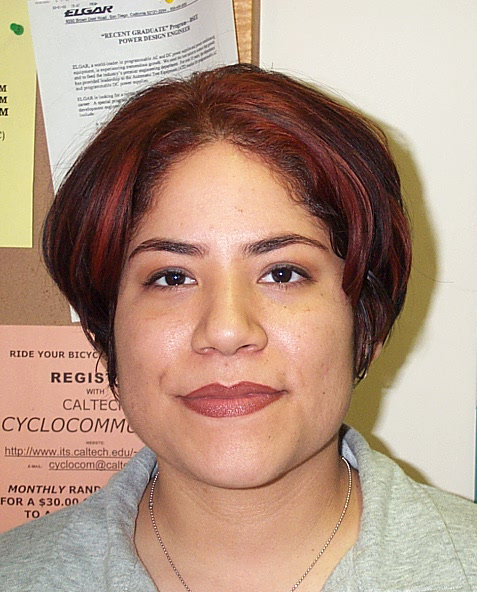
%> input picture code/Images/db0_1.jpg, 477 x 592 px
$ octave --eval "result = detect_skin_face(imread('Images/db0_1.jpg'));"   (GNU Octave 9; MATLAB toolbox functions it lacks are replaced by stand-ins)
%> lines starting %> are read from the running program, lines starting %| are printed output that depends on the picture; in (x1, y1, x2, y2) boxes, pixels count from 0 and x2, y2 are one past the last pixel; in counts of white or black regions, pixels touching at a corner belong together; the program's own positions count from 1
function skin_mask = detect_skin_face(img)

    [rows, cols, ~] = size(img);
%> rows = 592; cols = 477

    ycbcr_img = rgb2ycbcr(img);
%> ycbcr_img: size 592x477x3 uint8; mean of channels 1, 2, 3 151.7, 115.8, 142.1
    Cb = double(ycbcr_img(:,:,2));
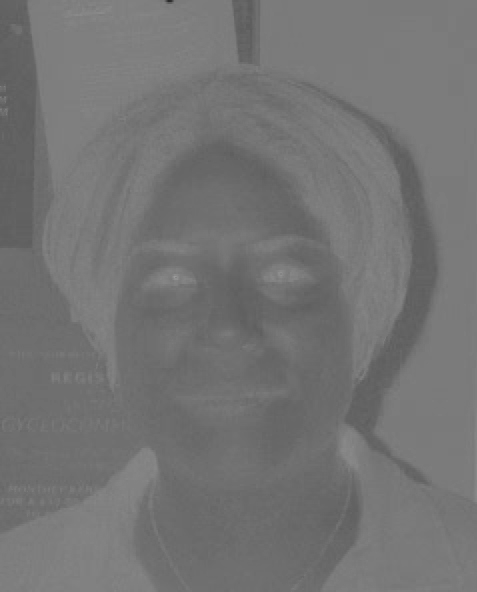
%> Cb: size 592x477 double; min 42, max 154, mean 115.8
    Cr = double(ycbcr_img(:,:,3));
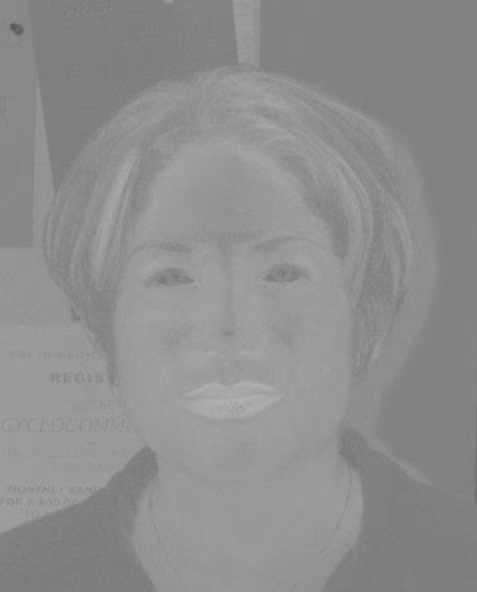
%> Cr: size 592x477 double; min 90, max 176, mean 142.1

    m = [110; 150];
    C = [100, 50; 50, 100];
    C_inv = inv(C);

    skin_prob_map = zeros(rows, cols);

    for i = 1:rows
        for j = 1:cols
            x = [Cb(i,j); Cr(i,j)];
            diff = x - m;
            exponent = -0.5 * (diff' * C_inv * diff);
            skin_prob_map(i,j) = exp(exponent);
        end
    end
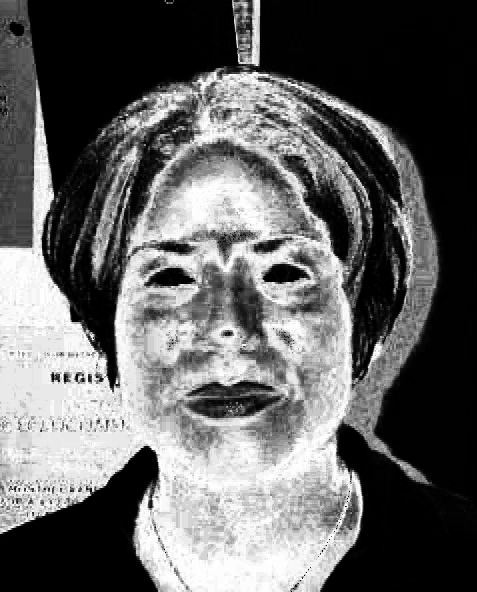
%> skin_prob_map: size 592x477 double; min 6e-15, max 1, mean 0.395

    % Normalize map to 0-1 for image processing
    skin_prob_map = mat2gray(skin_prob_map);

    enhanced_map = histeq(skin_prob_map);
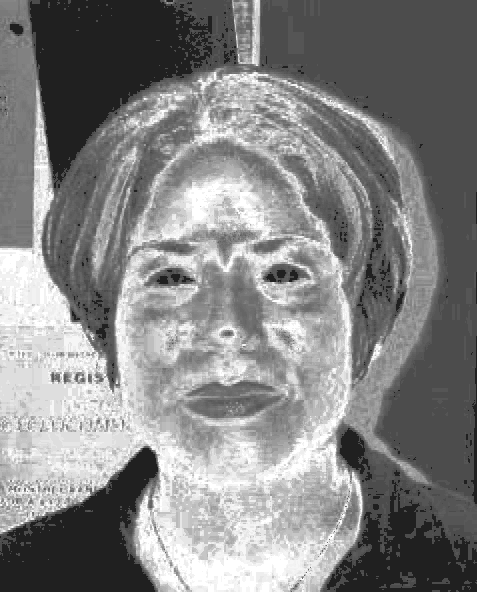
%> enhanced_map: size 592x477 double; min 0.127, max 1, mean 0.521

    level = graythresh(enhanced_map);
%> level = 0.547
    binary_mask = imbinarize(enhanced_map, level);
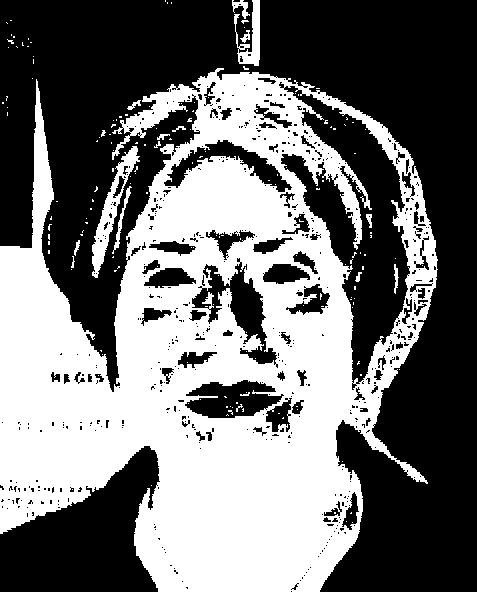
%> binary_mask: size 592x477 logical; 44.7% white; 172 white regions (155 under 20 px)

    [L, num] = bwlabel(binary_mask);
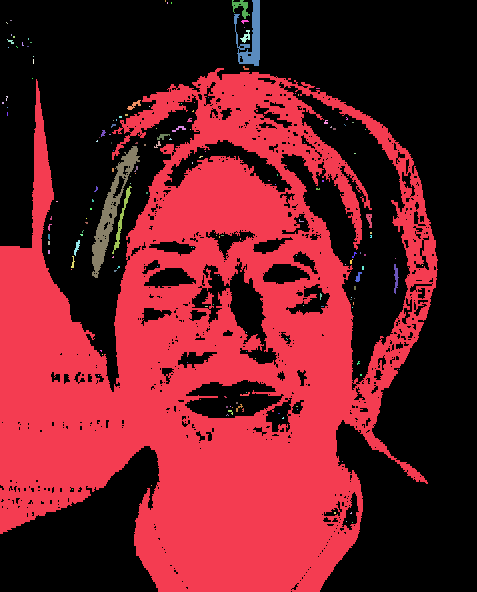
%> L: size 592x477 double; 173 distinct labels, from 0 to 172; one colour per label, 0 black
%> num = 172
    stats = regionprops(L, 'Area', 'BoundingBox', 'EulerNumber', 'Extent');
%> stats = 172 regions; largest, box (x1, y1, x2, y2), Area, EulerNumber and Extent: (0, 68, 438, 592) 122549 -620 0.534, (92, 146, 140, 278) 1511 -19 0.238, (234, 0, 260, 66) 774 -2 0.451, (112, 186, 132, 254) 222 0 0.163, (232, 0, 250, 19) 143 -1 0.418

    final_mask = ismember(L, 0);
%> final_mask: size 592x477 logical; 55.3% white; 172 black regions (155 under 20 px), largest, box (x1, y1, x2, y2) and area: (0, 68, 438, 592) 122549, (92, 146, 140, 278) 1511, (234, 0, 260, 66) 774

    for k = 1:num
        keep_region = true;

        if stats(k).EulerNumber >= 1
             keep_region = false;
        end

        width = stats(k).BoundingBox(3);
        height = stats(k).BoundingBox(4);

        aspect_ratio = height / width;

        if aspect_ratio < 0.8 || aspect_ratio > 2.0
            keep_region = false;
        end

        if stats(k).Area < 400
            keep_region = false;
        end

        if width < 20 || height < 20
            keep_region = false;
        end

        if keep_region
            final_mask = final_mask | (L == k);
        end
    end
%> this loop made 172 passes
%> (keep_region, width, height, aspect_ratio) on passes 1 to 12: (true, 438, 524, 1.2), (false, 2, 2, 1), (false, 2, 2, 1), (false, 2, 5, 2.5), (false, 7, 5, 0.714), (false, 1, 1, 1), (false, 1, 4, 4), (false, 1, 1, 1), (false, 2, 1, 0.5), (false, 1, 2, 2), (false, 2, 2, 1), (false, 2, 2, 1)
%> pass 1, in detect_skin_face, `final_mask = final_mask | (L == k);`:
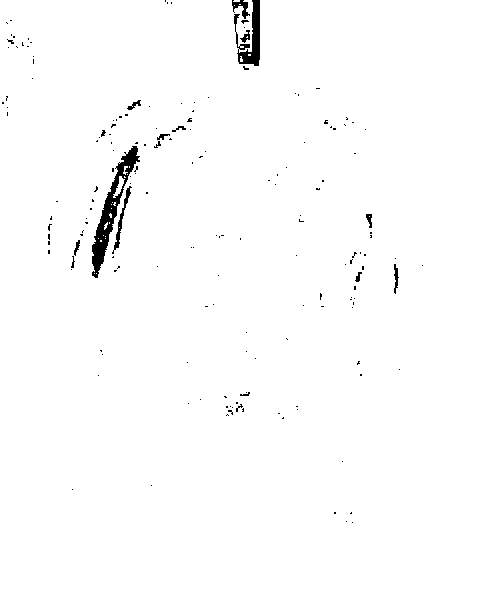
%> final_mask: size 592x477 logical; 98.7% white; 171 black regions (155 under 20 px), largest, box (x1, y1, x2, y2) and area: (92, 146, 140, 278) 1511, (234, 0, 260, 66) 774, (112, 186, 132, 254) 222

    skin_mask = final_mask;

end

$ run again, on code/Images/db0_2.jpg
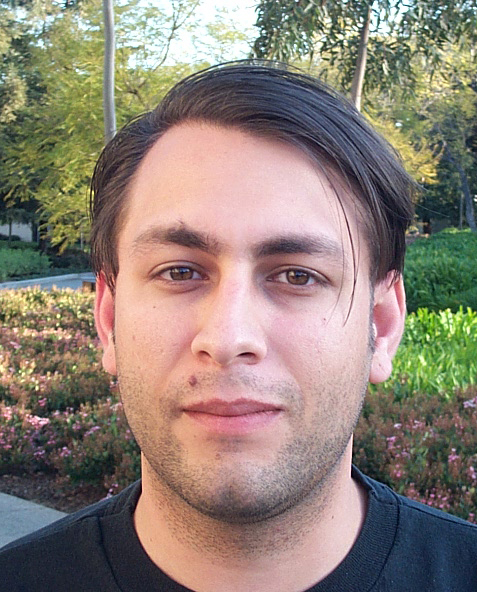
%> input picture code/Images/db0_2.jpg, 477 x 592 px
%> ycbcr_img: size 592x477x3 uint8; mean of channels 1, 2, 3 129.5, 121.6, 134.4
%> level = 0.61
%> binary_mask: size 592x477 logical; 39.3% white; 450 white regions (373 under 20 px)
%> in detect_skin_face, `[L, num] = bwlabel(binary_mask);`:
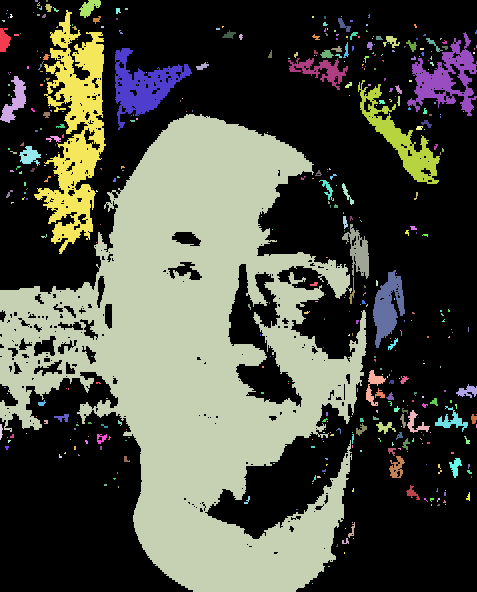
%> L: size 592x477 double; 451 distinct labels, from 0 to 450; one colour per label, 0 black
%> num = 450
%> stats = 450 regions; largest, box (x1, y1, x2, y2), Area, EulerNumber and Extent: (0, 114, 367, 592) 86976 -179 0.496, (34, 10, 106, 254) 7655 -78 0.436, (115, 48, 192, 130) 2462 -31 0.39, (407, 32, 477, 116) 2324 -24 0.395, (358, 80, 440, 184) 2242 -15 0.263
%> the loop in detect_skin_face, `for k = 1:num` made 450 passes
%> (keep_region, width, height, aspect_ratio) on passes 1 to 8: (false, 11, 24, 2.18), (false, 26, 47, 1.81), (true, 367, 478, 1.3), (false, 3, 16, 5.33), (false, 3, 2, 0.667), (false, 2, 1, 0.5), (false, 4, 4, 1), (false, 1, 1, 1)
%> after the loop in detect_skin_face, `for k = 1:num`:
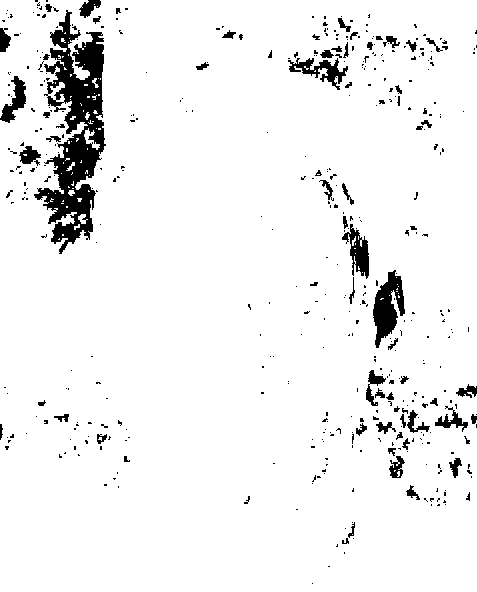
%> final_mask: size 592x477 logical; 94% white; 446 black regions (373 under 20 px), largest, box (x1, y1, x2, y2) and area: (34, 10, 106, 254) 7655, (373, 270, 405, 348) 1348, (342, 224, 369, 279) 678

$ run again, on code/Images/db0_4.jpg
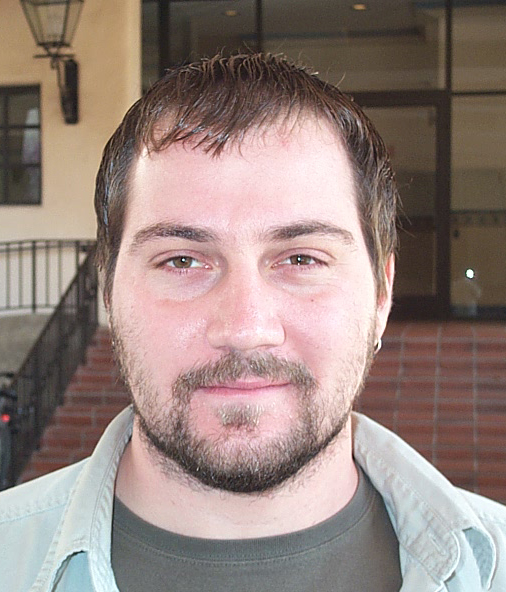
%> input picture code/Images/db0_4.jpg, 506 x 592 px
%> ycbcr_img: size 592x506x3 uint8; mean of channels 1, 2, 3 133.4, 122.8, 136.3
%> level = 0.539
%> binary_mask: size 592x506 logical; 46.9% white; 332 white regions (292 under 20 px)
%> in detect_skin_face, `[L, num] = bwlabel(binary_mask);`:
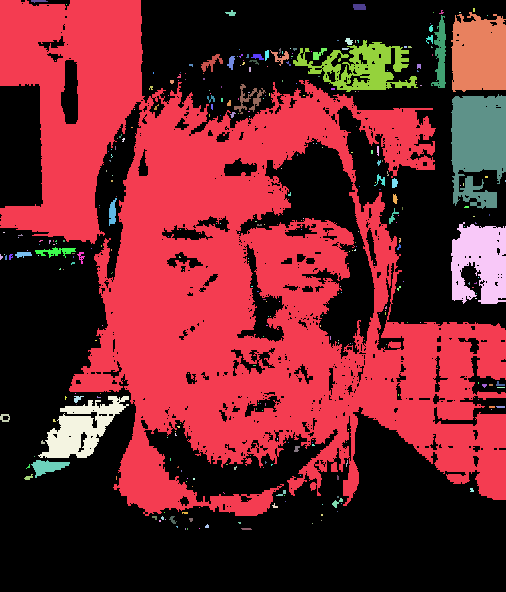
%> L: size 592x506 double; 333 distinct labels, from 0 to 332; one colour per label, 0 black
%> num = 332
%> stats = 332 regions; largest, box (x1, y1, x2, y2), Area, EulerNumber and Extent: (0, 0, 506, 516) 118876 -547 0.455, (451, 94, 506, 209) 4883 -9 0.772, (451, 12, 506, 92) 3808 -5 0.865, (451, 222, 506, 304) 3452 -22 0.765, (293, 40, 418, 92) 2877 -31 0.443
%> the loop in detect_skin_face, `for k = 1:num` made 332 passes
%> (keep_region, width, height, aspect_ratio) on passes 1 to 8: (true, 506, 516, 1.02), (false, 3, 6, 2), (false, 10, 8, 0.8), (false, 2, 1, 0.5), (false, 1, 1, 1), (false, 2, 5, 2.5), (false, 4, 6, 1.5), (false, 17, 6, 0.353)
%> after the loop in detect_skin_face, `for k = 1:num`:
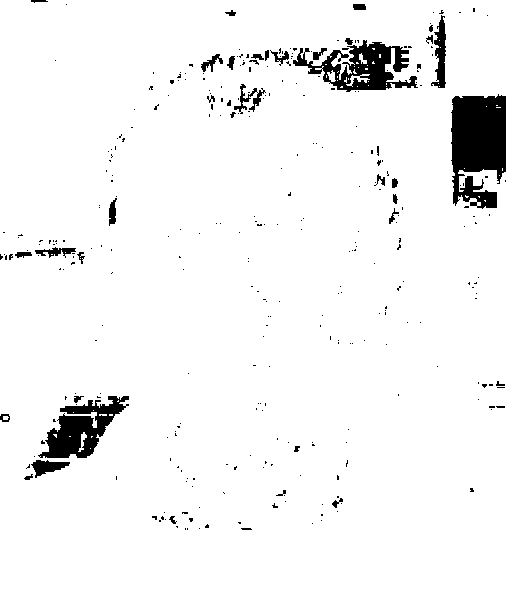
%> final_mask: size 592x506 logical; 95.2% white; 329 black regions (292 under 20 px), largest, box (x1, y1, x2, y2) and area: (451, 94, 506, 209) 4883, (293, 40, 418, 92) 2877, (38, 396, 129, 458) 2634
